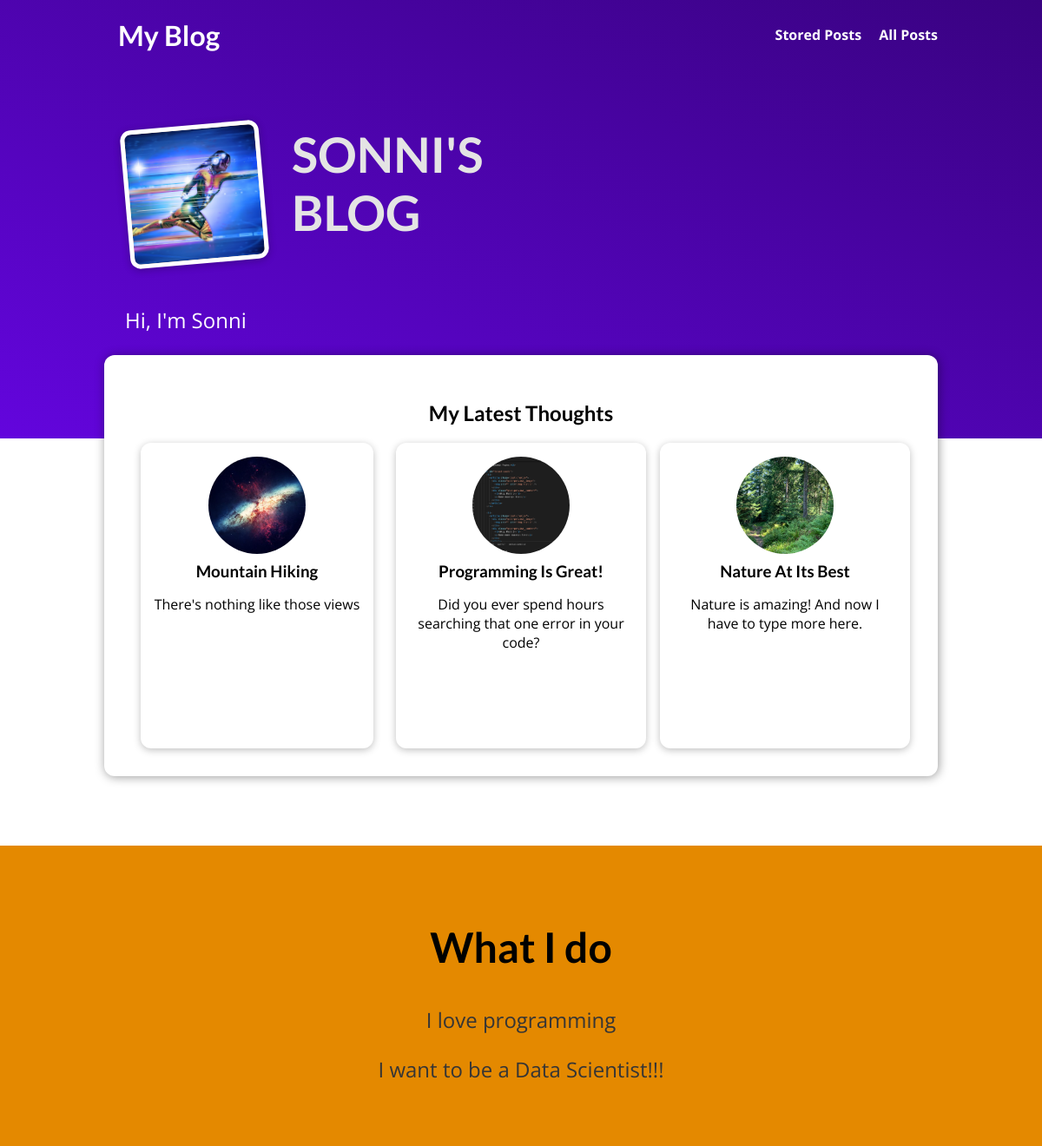
The page / on the database its author committed.
### blog/models.py (models this page shows, shortened)
class Post(models.Model):
    title = models.CharField(max_length=50)
    excerpt = models.CharField(max_length=100)
    image = models.ImageField(upload_to="posts", null=True)
    date = models.DateField(auto_now=True)
    slug = models.SlugField(unique=True)
    content = models.TextField(validators=[MinLengthValidator(10)])
    author = models.ForeignKey(
        Author, on_delete=models.SET_NULL, null=True, related_name="posts") #must move author above post class so it's defined before called
    tags = models.ManyToManyField(Tag)

### blog/views.py (the view)
# urls.py: path("", views.StartingPageView.as_view(), name="starting-page"),
class StartingPageView(ListView):
    template_name = "blog/index.html"
    model = Post
    ordering = ["-date"]
    context_object_name = "posts"
    def get_queryset(self):
        queryset = super().get_queryset()
        data = queryset[:3]
        return data

### blog/templates/blog/index.html (shortened to what this page needs)
{% extends "base.html" %}
{% load static %}
{% block css_files %}
    <link rel="stylesheet" href="{% static "blog/post.css" %}"/>
    <link rel="stylesheet" href="{% static "blog/index.css" %}"/>
{% endblock %}
{% block content %}
<section id="welcome">
    <header>
        <img src="{% static "blog/images/superhero.jpg" %}" alt="Sonni -- The Author of This Blog" />
        <h2>SONNI'S BLOG</h2>
    </header>
    <p>Hi, I'm Sonni</p>
</section>
<section id="latest-posts">
    <h2>My Latest Thoughts</h2>
    <ul>
        {% for post in posts %}
            {% include "blog/includes/post.html" %}
        {% endfor %}
    </ul>
</section>
<section id="about">
    <h2>What I do</h2>
    <p>
        I love programming
    </p>
    <p>
        I want to be a Data Scientist!!!
    </p>
</section>
{% endblock %}

### blog/templates/blog/includes/post.html
<li>
    <article class="post">
        <a href="{% url "post-detail-page" post.slug %}">
            <img src="{{ post.image.url }}" alt="{{ post.title }}" />
            <div class="post__content">
                <h3>{{ post.title }}</h3>
                <p>
                    {{ post.excerpt }}
                </p>
            </div>
        </a>
    </article>
</li>

### static/styles.css (style rules this page uses)
* { box-sizing: border-box; }
html { font-family: 'Open Sans', 'Lato', sans-serif; }
body { margin: 0; }
h1, h2, h3 { font-family: 'Lato', sans-serif; font-weight: bold; }

### blog/static/blog/post.css (style rules this page uses)
.post { display: flex; flex-direction: column; align-items: center; text-align: center; }
.post a { text-decoration: none; color: black; transition: all 0.2s ease; padding: 1rem; }
.post img { width: 5rem; height: 5rem; object-fit: cover; border-radius: 50%; }
.post h3 { margin: 0.25rem 0; }
.post img { width: 7rem; height: 7rem; }
.post a { height: 22rem; transform-origin: center; box-shadow: 0 2px 8px rgba(0, 0, 0, 0.25); border-radius: 12px; background-color: white; }

### blog/static/blog/index.css (style rules this page uses)
#welcome { background: linear-gradient(to right top, #6305dd, #390281); padding: 6rem 12%; }
#welcome header { display: flex; align-items: flex-start; margin: 3rem auto; }
#welcome img { width: 10rem; height: 10rem; object-fit: cover; object-position: top; border: 5px solid white; border-radius: 12px; background-color: #ffe1bf; transform: rotateZ(-5deg); box-shadow: 0 2px 8px rgba(0, 0, 0, 0.25); }
#welcome h2 { font-size: 3.5rem; margin: 0 0 0 2rem; color: #e4e4e4; width: 10rem; }
#welcome p { color: white; font-size: 1.5rem; }
#latest-posts { background-color: white; padding: 2rem; border-radius: 12px; width: 60rem; margin: -6rem auto 2rem auto; box-shadow: 1px 1px 12px rgba(0, 0, 0, 0.4); }
#latest-posts h2 { text-align: center; }
#latest-posts ul { list-style: none; margin: 0; padding: 0; display: flex; gap: 1rem; }
#latest-posts li { flex: 1; }
#about { text-align: center; padding: 3rem; background-color: #e48900; margin-top: 5rem; }
#about h2 { font-size: 3rem; }
#about p { font-size: 1.5rem; color: #353535; }

### rows shown on the page
Post: image (picture), title "Mountain Hiking", excerpt "There's nothing like those views"
Post: image (picture), title "Programming Is Great!", excerpt "Did you ever spend hours searching that one error in your code?"
Post: image (picture), title "Nature At Its Best", excerpt "Nature is amazing! And now I have to type more here."
